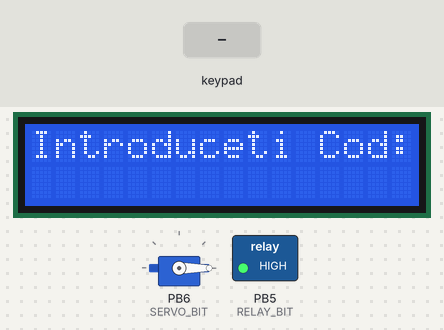
The program below on a simulated ATmega2560, built with avr-gcc and emulated at 16 MHz. Parts: 16×2 character LCD, servo, switched loads named in the program (green lamp = pin HIGH). Wiring (inferred from the signals the program sends): 4×4 keypad with keys 1 2 3 A 4 5 6 B 7 8 9 C * 0 # D: rows PC7, PC6, PC5, PC4; columns PC0, PC1, PC2, PC3; character LCD (HD44780): RS Q0; E Q2; backlight Q3; data Q4, Q5, Q6, Q7. Wiring (inferred from the names in the program): PCF8574 port expander at I2C address 0x27. The test bench sets the inputs (shaded band). Servo pulses on a pin are drawn as a servo (544–2400 µs = 0–180°); pins used as bus, display or sensor lines are not drawn; what the program prints to the serial monitor is not drawn.

Above: at 1.2 s.
1.3 s: keypad keys 1 2 3 4 # pressed 0.4 s apart
At 3.4 s:
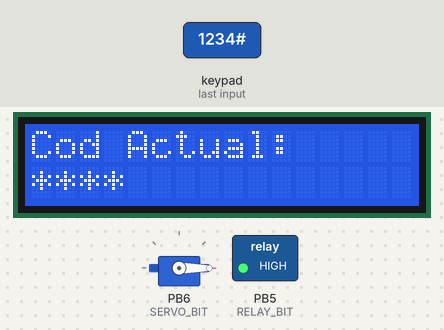
4.8 s: key '0' pressed
At 5.3 s:
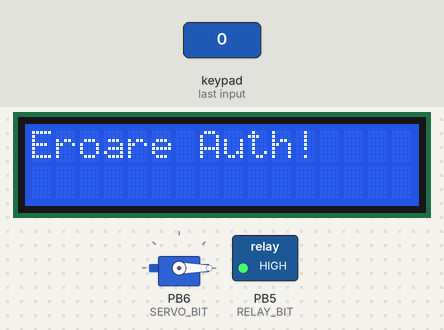
7.8 s: key '2' pressed
At 8.3 s:
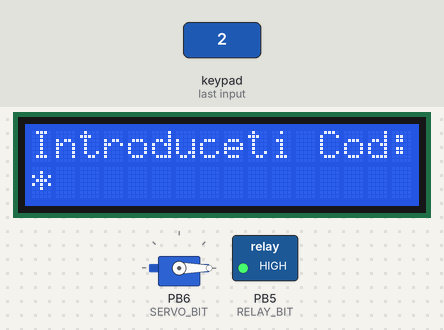
9.4 s: key '3' pressed
At 10.7 s:
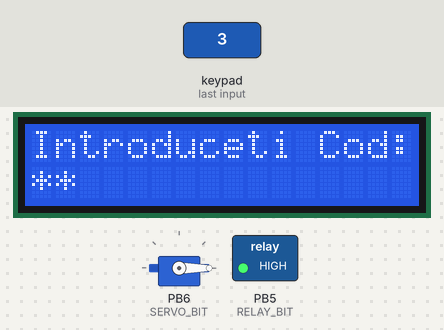
11.0 s: key 'A' pressed
At 11.9 s:
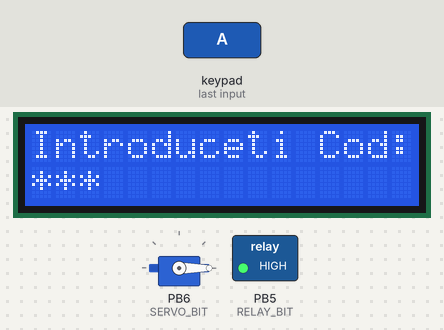
12.6 s: key '4' pressed
At 13.1 s:
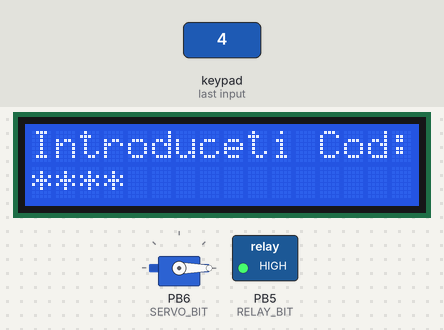
Timing chart, 0 to 15.2 s (numbered marks = the images above; inputs shaded):
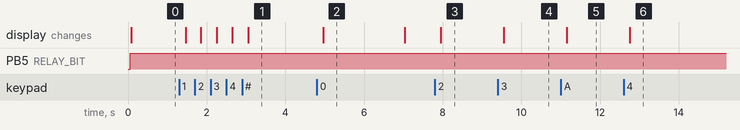

Measured:
- after the input at 1.3 s, the display: first changes after 0.16 s (image 1 shows a later state)
- after the input at 4.8 s, the display: changes after 0.16 s (image 2)
- after the input at 7.8 s, the display: changes after 0.15 s (image 3)
- after the input at 9.4 s, the display: changes after 0.15 s (image 4)
- after the input at 11.0 s, the display: changes after 0.15 s (image 5)
- after the input at 12.6 s, the display: changes after 0.15 s (image 6)
- what the display in image 2 shows lasts 2.0 s, from 5.0 s to 7.0 s

The program:

main.cpp
```cpp
/*
 * Mapare pini fizici ATmega2560:
 *  - Servo       : PB6  (Arduino D12, OC1B) -> PWM hardware Timer1
 *  - Relay/Bec   : PB5  (Arduino D11)       -> GPIO simplu
 *  - Trig HC-SR04: PL3  (Arduino D46)
 *  - Echo HC-SR04: PL2  (Arduino D47)
 *  - LCD I2C     : SDA=PD1 (D20), SCL=PD0 (D21)
 *  - Keypad ROWS : PC7..PC4 (D30..D33)
 *  - Keypad COLS : PC3..PC0 (D34..D37)
 *
 * Timere:
 *  - Timer0: millis() via OVF ISR (prescaler 64)
 *  - Timer1: FastPWM mode 14 (ICR1=TOP), prescaler 8, 50Hz pe OC1B (PB6)
 *            COM1A=00 -> PB5 (relay) neatins de timer
 *            COM1B=10 -> OC1B non-inverting (PB6 = semnal servo)
 *  - Timer3: masurare distanta HC-SR04 (pornit/oprit per masurare)
 *
 * PWM servo Timer1 FastPWM mode 14:
 *   TOP = ICR1 = 40000 (prescaler 8, 16MHz -> 0.5us/tick -> 20ms perioada)
 *   OCR1B = 2000 -> 1ms  impuls -> 0   grade
 *   OCR1B = 5000 -> 2.5ms impuls -> 180 grade
 */

#include <avr/io.h>
#include <avr/interrupt.h>
#include <avr/eeprom.h>
#include <util/delay.h>
#include <stdint.h>
#include <string.h>
#include <stdio.h>

/* =========================================================
 * CONSTANTE
 * ========================================================= */
#define F_CPU_HZ  16000000UL
#define BAUD      9600
#define UBRR_VAL  ((F_CPU_HZ / (16UL * BAUD)) - 1)

#define LCD_ADDR  0x27
#define LCD_RS    (1 << 0)
#define LCD_RW    (1 << 1)
#define LCD_EN    (1 << 2)
#define LCD_BL    (1 << 3)

#define SERVO_DDR   DDRB
#define SERVO_PORT  PORTB
#define SERVO_BIT   PB6

/* Relay COM1A=00 in TCCR1A => OC1A (PB5) neatins de Timer1. */
#define RELAY_DDR   DDRB
#define RELAY_PORT  PORTB
#define RELAY_BIT   PB5

/* HC-SR04 pe PORTL */
#define TRIG_DDR   DDRL
#define TRIG_PORT  PORTL
#define TRIG_BIT   PL3
#define ECHO_DDR   DDRL
#define ECHO_PINR  PINL
#define ECHO_BIT   PL2

/* Keypad pe PORTC */
#define KP_DDR    DDRC
#define KP_PORT   PORTC
#define KP_PINR   PINC

static char    input_pin[5]  = "";
static char    master_pin[5] = "";
static uint8_t mod_schimbare = 0;

static void uart_init(void)
{
    UBRR0H = (uint8_t)(UBRR_VAL >> 8);
    UBRR0L = (uint8_t)UBRR_VAL;
    UCSR0B = (1 << TXEN0) | (1 << RXEN0);
    UCSR0C = (1 << UCSZ01) | (1 << UCSZ00);
}

static void uart_putc(char c)
{
    while (!(UCSR0A & (1 << UDRE0)));
    UDR0 = c;
}

static void uart_puts(const char *s) { while (*s) uart_putc(*s++); }

// I2C hardware
#define TWI_FREQ  100000UL
#define TWBR_VAL  ((F_CPU_HZ / TWI_FREQ - 16) / 2)

static void twi_init(void)
{
    TWSR = 0x00;
    TWBR = (uint8_t)TWBR_VAL;
    TWCR = (1 << TWEN);
}

static void twi_start(void)
{
    TWCR = (1 << TWINT) | (1 << TWSTA) | (1 << TWEN);
    while (!(TWCR & (1 << TWINT)));
}

static void twi_stop(void)
{
    TWCR = (1 << TWINT) | (1 << TWSTO) | (1 << TWEN);
    while (TWCR & (1 << TWSTO));
}

static void twi_write(uint8_t data)
{
    TWDR = data;
    TWCR = (1 << TWINT) | (1 << TWEN);
    while (!(TWCR & (1 << TWINT)));
}

static void twi_send_byte(uint8_t addr, uint8_t data)
{
    twi_start();
    twi_write(addr << 1);
    twi_write(data);
    twi_stop();
}

/* LCD via PCF8574 (I2C, 4-bit) */
static void lcd_pulse_en(uint8_t data)
{
    twi_send_byte(LCD_ADDR, data | LCD_EN);
    _delay_us(1);
    twi_send_byte(LCD_ADDR, data & ~LCD_EN);
    _delay_us(50);
}

static void lcd_send_nibble(uint8_t nibble, uint8_t rs)
{
    uint8_t d = LCD_BL | ((nibble & 0x0F) << 4);
    if (rs) d |= LCD_RS;
    lcd_pulse_en(d);
}

static void lcd_send_byte(uint8_t byte, uint8_t rs)
{
    lcd_send_nibble(byte >> 4,   rs);
    lcd_send_nibble(byte & 0x0F, rs);
}

static void lcd_cmd(uint8_t cmd)    { lcd_send_byte(cmd,  0); }
static void lcd_data(uint8_t data)  { lcd_send_byte(data, 1); }

static void lcd_init(void)
{
    _delay_ms(50);
    lcd_send_nibble(0x03, 0); _delay_ms(5);
    lcd_send_nibble(0x03, 0); _delay_us(150);
    lcd_send_nibble(0x03, 0); _delay_us(150);
    lcd_send_nibble(0x02, 0);
    lcd_cmd(0x28);
    lcd_cmd(0x0C);
    lcd_cmd(0x06);
    lcd_cmd(0x01);
    _delay_ms(2);
}

static void lcd_clear(void) { lcd_cmd(0x01); _delay_ms(2); }

static void lcd_set_cursor(uint8_t col, uint8_t row)
{
    uint8_t off[] = {0x00, 0x40};
    lcd_cmd(0x80 | (col + off[row & 1]));
}

static void lcd_print(const char *s) { while (*s) lcd_data((uint8_t)*s++); }
static void lcd_print_char(char c)   { lcd_data((uint8_t)c); }

static void servo_init(void)
{
    SERVO_PORT &= ~(1 << SERVO_BIT);
    SERVO_DDR  |= (1 << SERVO_BIT);

    TCCR1A = (1 << COM1B1) | (1 << WGM11);
    TCCR1B = (1 << WGM13) | (1 << WGM12) | (1 << CS11);

    ICR1  = 40000;
    OCR1B = 1000;
}

static void servo_write(uint16_t angle)
{
    if (angle > 180) angle = 180;

    uint32_t ocr = 1000UL + ((uint32_t)angle * 4000UL) / 180UL;

    OCR1B = (uint16_t)ocr;
}

/* RELAY  */
static void relay_init(void)
{
    RELAY_DDR  |=  (1 << RELAY_BIT);
    RELAY_PORT |=  (1 << RELAY_BIT);
}

static void relay_on(void)  { RELAY_PORT &= ~(1 << RELAY_BIT); }
static void relay_off(void) { RELAY_PORT |=  (1 << RELAY_BIT); }

/* HC-SR04  */
static void ultrasonic_init(void)
{
    TRIG_DDR  |=  (1 << TRIG_BIT);
    ECHO_DDR  &= ~(1 << ECHO_BIT);
    TRIG_PORT &= ~(1 << TRIG_BIT);
}

static uint16_t citeste_distanta(void)
{
    TCCR3A = 0x00;
    TCCR3B = (1 << CS31);
    TCNT3  = 0;

    TRIG_PORT |=  (1 << TRIG_BIT);
    _delay_us(10);
    TRIG_PORT &= ~(1 << TRIG_BIT);

    uint32_t to = 480000UL;
    while (!(ECHO_PINR & (1 << ECHO_BIT))) {
        if (!--to) { TCCR3B = 0x00; return 999; }
    }

    TCNT3 = 0;
    while (ECHO_PINR & (1 << ECHO_BIT)) {
        if (TCNT3 > 60000U) { TCCR3B = 0x00; return 999; }
    }

    uint16_t ticks = TCNT3;
    TCCR3B = 0x00;

    return (uint16_t)((uint32_t)ticks * 17UL / 2000UL);
}

/* KEYPAD 4x4 */
static const char key_map[4][4] = {
    {'1','2','3','A'},
    {'4','5','6','B'},
    {'7','8','9','C'},
    {'*','0','#','D'}
};

static void keypad_init(void)
{
    KP_DDR  |=  (1<<7)|(1<<6)|(1<<5)|(1<<4);
    KP_PORT |=  (1<<7)|(1<<6)|(1<<5)|(1<<4);
    KP_DDR  &= ~((1<<3)|(1<<2)|(1<<1)|(1<<0));
    KP_PORT |=   (1<<3)|(1<<2)|(1<<1)|(1<<0);
}

static char keypad_get_key(void)
{
    for (uint8_t r = 0; r < 4; r++) {
        KP_PORT |=  (1<<7)|(1<<6)|(1<<5)|(1<<4);
        KP_PORT &= ~(1 << (7 - r));
        _delay_us(10);

        uint8_t cols = KP_PINR & 0x0F;
        if (cols != 0x0F) {
            _delay_ms(20);
            cols = KP_PINR & 0x0F;
            for (uint8_t c = 0; c < 4; c++) {
                if (!(cols & (1 << (3 - c)))) {
                    while (!(KP_PINR & (1 << (3 - c))));
                    KP_PORT |= (1<<7)|(1<<6)|(1<<5)|(1<<4);
                    return key_map[r][c];
                }
            }
        }
    }
    KP_PORT |= (1<<7)|(1<<6)|(1<<5)|(1<<4);
    return 0;
}

static char keypad_wait_for_key(void)
{
    char k;
    do { k = keypad_get_key(); } while (!k);
    return k;
}

/* EEPROM */
static void salveaza_pin(const char *pin)
{
    for (uint8_t i = 0; i < 4; i++)
        eeprom_write_byte((uint8_t *)(uintptr_t)i, (uint8_t)pin[i]);
}

static void citeste_pin(void)
{
    for (uint8_t i = 0; i < 4; i++) {
        uint8_t c = eeprom_read_byte((uint8_t *)(uintptr_t)i);
        if (c == 0xFF || c == 0x00) { strcpy(master_pin, "1234"); return; }
        master_pin[i] = (char)c;
    }
    master_pin[4] = '\0';
}

/* TIMER0 -> millis() */
static volatile uint32_t t0_ms = 0;

ISR(TIMER0_OVF_vect) {
    t0_ms++;
}

static void timer0_init(void)
{
    TCCR0A = 0x00;
    TCCR0B = (1 << CS01) | (1 << CS00);
    TIMSK0 = (1 << TOIE0);
}

static uint32_t millis(void)
{
    uint32_t m;
    cli();
    m = t0_ms;
    sei();
    return m;
}

static void delay_ms(uint32_t ms)
{
    uint32_t t = millis();
    while ((millis() - t) < ms);
}

static void reset_interfata(void)
{
    lcd_clear();
    lcd_set_cursor(0, 0);
    lcd_print("Introduceti Cod:");
    lcd_set_cursor(0, 1);
    input_pin[0]  = '\0';
    mod_schimbare = 0;
}

static void gestioneaza_acces(void)
{
    char buf[32];

    relay_on();
    servo_write(180);

    lcd_clear();
    lcd_set_cursor(0, 0);
    lcd_print("BINE ATI VENIT!");
    uart_puts("Acces Permis. Usa deschisa, bec aprins.\r\n");

    delay_ms(5000);

    uint32_t ultima_detectie = millis();

    while (1) {
        uint16_t dist = citeste_distanta();

        snprintf(buf, sizeof(buf), "Senzor: %u cm | ", dist);
        uart_puts(buf);

        if (dist <= 10) {
            uart_puts("PREZENTA DETECTATA\r\n");
            ultima_detectie = millis();
        } else {
            uart_puts("ZONA LIBERA\r\n");
        }

        if ((millis() - ultima_detectie) > 5000UL) {
            uart_puts("Timp expirat. Se declanseaza inchiderea.\r\n");
            break;
        }

        delay_ms(500);
    }

    lcd_clear();
    lcd_set_cursor(0, 0);
    lcd_print("Inchidere...");
    uart_puts("Se inchide usa si becul simultan.\r\n");

    servo_write(0);
    relay_off();

    delay_ms(2000);
    reset_interfata();
}

static void verifica_cod(void)
{
    lcd_clear();

    if (mod_schimbare) {
        if (strcmp(input_pin, master_pin) == 0) {
            lcd_set_cursor(0, 0);
            lcd_print("Cod Nou:");
            input_pin[0]  = '\0';
            mod_schimbare = 0;

            uint8_t len = 0;
            while (len < 4) {
                char t = keypad_wait_for_key();
                if (t >= '0' && t <= '9') {
                    input_pin[len++] = t;
                    input_pin[len]   = '\0';
                    lcd_set_cursor(len - 1, 1);
                    lcd_print_char('*');
                }
            }
            strcpy(master_pin, input_pin);
            salveaza_pin(master_pin);
            lcd_clear();
            lcd_set_cursor(0, 0);
            lcd_print("Pin Salvat!");
            delay_ms(2000);
            reset_interfata();
        } else {
            lcd_set_cursor(0, 0);
            lcd_print("Eroare Auth!");
            delay_ms(2000);
            reset_interfata();
        }
    } else {
        if (strcmp(input_pin, master_pin) == 0) {
            gestioneaza_acces();
        } else {
            lcd_set_cursor(0, 0);
            lcd_print("Cod Incorect!");
            delay_ms(2000);
            reset_interfata();
        }
    }
}

int main(void)
{
    uart_init();
    twi_init();
    lcd_init();
    relay_init();
    ultrasonic_init();
    keypad_init();
    timer0_init();
    servo_init();
    sei();

    citeste_pin();
    reset_interfata();
    uart_puts("Sistem pornit. Asteptare cod...\r\n");

    while (1) {
        char tasta = keypad_get_key();
        if (!tasta) continue;

        if (tasta == '#') {
            verifica_cod();
        } else if (tasta == '*') {
            mod_schimbare = 0;
            reset_interfata();
        } else if (tasta == 'A') {
            input_pin[0]  = '\0';
            mod_schimbare = 1;
            lcd_clear();
            lcd_set_cursor(0, 0);
            lcd_print("Cod Actual:");
        } else {
            uint8_t len = (uint8_t)strlen(input_pin);
            if (len < 4) {
                input_pin[len]     = tasta;
                input_pin[len + 1] = '\0';
                lcd_set_cursor(len, 1);
                lcd_print_char('*');
            }
        }
    }

    return 0;
}
```
